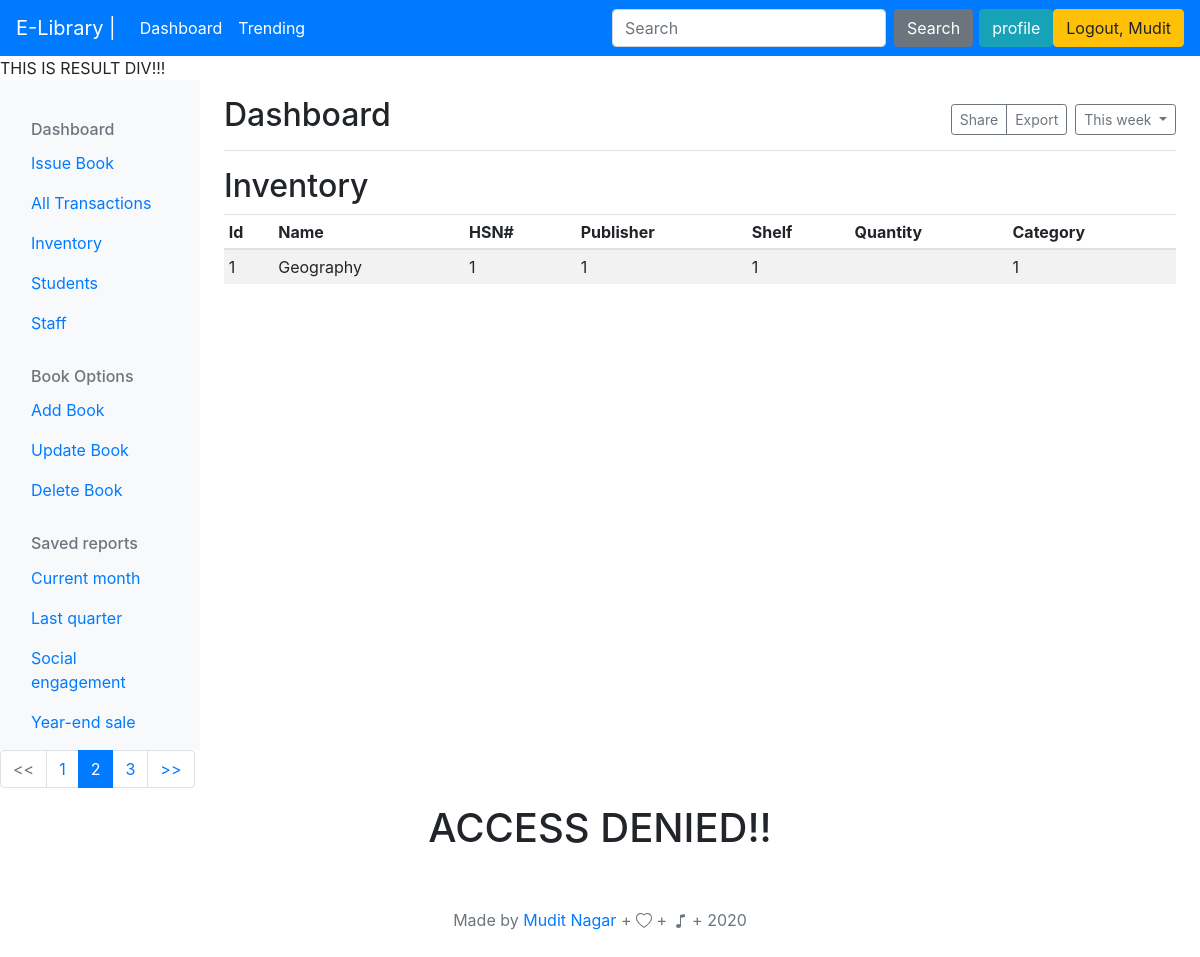
Before: /all_items_admin/ (signed in) with the older database file.
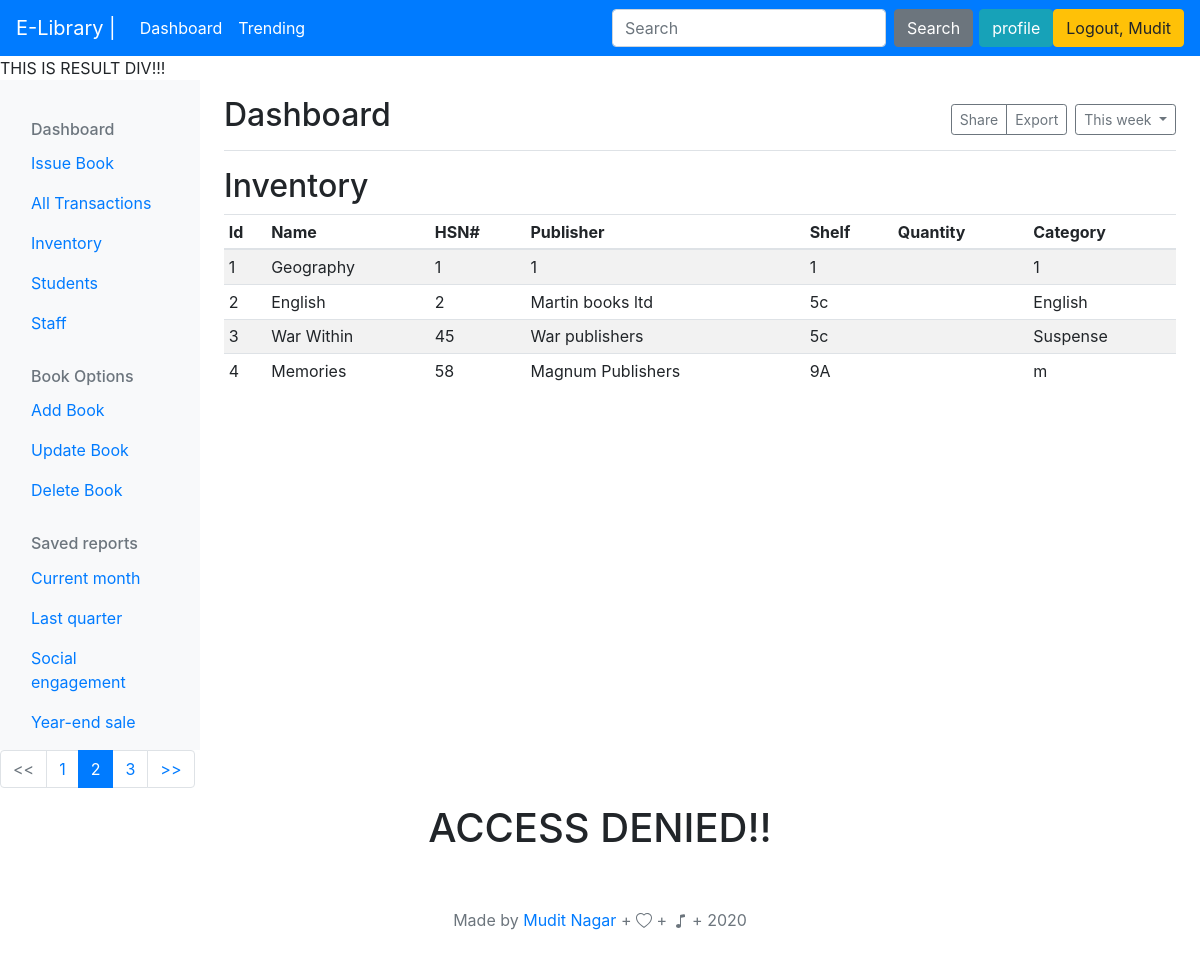
After: the same page with the newer database file.
### users/models.py (models this page shows, shortened)
class UserData(AbstractBaseUser):
    first_name                  =   models.CharField(max_length=10)
    last_name                   =   models.CharField(max_length=10)
    username                    =   models.CharField(max_length=10, default= "new_user")
    email                       =   models.EmailField(verbose_name="email", max_length= 60, unique=True)
    roll_no                     =   models.CharField(max_length=10)
    year_of_joining             =   models.IntegerField(default= 2020, null=True)
    is_admin                    =   models.BooleanField(verbose_name="admin status", default=False)
    is_staff                    =   models.BooleanField(verbose_name="staff status", default=False)
    is_superuser                =   models.BooleanField(verbose_name="superuser status", default=False)
    last_login                  =   models.DateField(verbose_name="last login", auto_now=True)
    phone                       =   models.CharField(max_length=10)
    USERNAME_FIELD              = 'email'
    REQUIRED_FIELDS             = ['phone', 'roll_no', 'first_name']
    objects                     = MyAccountManager()
    class Meta():
        verbose_name        = "User Detail Row"
        verbose_name_plural = "User Data"

### items/models.py (models this page shows, shortened)
class ItemDetails(models.Model):
    item_id             = models.IntegerField(primary_key=True, null=False, auto_created=True)
    item_name           = models.CharField(null=False, blank=False, max_length=50)
    hsn_code            = models.CharField(null=False, blank=False, max_length=20)
    publisher           = models.CharField(default="NULL", max_length=30)
    shelf               = models.CharField(default="NULL", max_length=30)
    item_quantity       = models.IntegerField(default=0,null = False)
    author              = models.CharField(default="Unknown", max_length=30)
    item_category       = models.CharField(default='None', max_length=15)
    item_quantity       = models.IntegerField(default=0, null=False)
    item_image          = models.ImageField(upload_to='static_cdn/img', null = True, blank= True)

### items/views.py (the view)
# urls.py: path('all_items_admin/', all_item_admin_view, name="all_items_admin"),
def all_item_admin_view(request):
    context = {}
    context['all_items'] = ItemDetails.objects.all()
    return render(request, 'items/all_items_admin.html', context)

### templates/items/all_items_admin.html (shortened to what this page needs)
{% extends 'base.html' %}
{% load static %}
{% block content %}
<link rel="stylesheet" href="https://stackpath.bootstrapcdn.com/bootstrap/4.5.0/css/bootstrap.min.css">
{%if request.user.is_authenticated %}
{%if request.user.is_admin%}
<div class="container-fluid">
  <div class="row">
    <nav id="sidebarMenu" class="col-md-3 col-lg-2 d-md-block bg-light sidebar collapse">
      <div class="sidebar-sticky pt-3">
        <ul class="nav flex-column">
          <h6 class="sidebar-heading d-flex justify-content-between align-items-center px-3 mt-4 mb-1 text-muted">
            <span>Dashboard</span>
          </h6>
          <li class="nav-item">
            <a class="nav-link"href="{% url 'add_txn' %}">
              Issue Book
            </a>
          </li>
          <li class="nav-item">
            <a class="nav-link" href="{% url 'txn'%}">
              All Transactions
            </a>
          </li>
          <li class="nav-item">
            <a class="nav-link" href="{% url 'all_items_admin'%}">
              Inventory
            </a>
          </li>
          <li class="nav-item">
            <a class="nav-link" href="{% url 'students' %}">
              Students
            </a>
          </li>
          <li class="nav-item">
            <a class="nav-link" href="#">
              Staff
            </a>
          </li>
          <h6 class="sidebar-heading d-flex justify-content-between align-items-center px-3 mt-4 mb-1 text-muted">
            <span>Book Options</span>
          </h6>
          <li class="nav-item">
            <a class="nav-link" href="{% url 'add_item'%}">
              Add Book
            </a>
          </li>
          <li class="nav-item">
            <a class="nav-link" href="{% url 'add_item'%}">
              Update Book
            </a>
          </li>
          <li class="nav-item">
            <a class="nav-link"href="{% url 'add_txn' %}">
              Delete Book
            </a>
          </li>
        </ul>
        <h6 class="sidebar-heading d-flex justify-content-between align-items-center px-3 mt-4 mb-1 text-muted">
          <span>Saved reports</span>
        </h6>
        <ul class="nav flex-column mb-2">
          <li class="nav-item">
            <a class="nav-link" href="#">
              Current month
            </a>
          </li>
          <li class="nav-item">
            <a class="nav-link" href="#">
              Last quarter
            </a>
          </li>
          <li class="nav-item">
            <a class="nav-link" href="#">
              Social engagement
            </a>
          </li>
          <li class="nav-item">
            <a class="nav-link" href="#">
              Year-end sale
            </a>
          </li>
        </ul>
      </div>
    </nav>
    <main role="main" class="col-md-9 ml-sm-auto col-lg-10 px-md-4">
      <div class="d-flex justify-content-between flex-wrap flex-md-nowrap align-items-center pt-3 pb-2 mb-3 border-bottom">
        <h1 class="h2">Dashboard</h1>
        <div class="btn-toolbar mb-2 mb-md-0">
          <div class="btn-group mr-2">
            <button type="button" class="btn btn-sm btn-outline-secondary">Share</button>
            <button type="button" class="btn btn-sm btn-outline-secondary">Export</button>
          </div>
          <button type="button" class="btn btn-sm btn-outline-secondary dropdown-toggle">
            This week
          </button>
        </div>
      </div>
      <h2>Inventory</h2>
      <div class="table-responsive">
        <table class="table table-striped table-sm">
          <thead>
            <tr>
              <th>Id</th>
              <th>Name</th>
              <th>HSN#</th>
              <th>Publisher</th>
              <th>Shelf</th>
              <th>Quantity</th>
              <th>Category</th>
            </tr>
          </thead>
          <tbody>
            {%for item in all_items %}
            <tr>
              <td>{{item.item_id}}</td>
              <td>{{item.item_name}}</td>
              <td>{{item.hsn_code}}</td>
              <td>{{item.publisher}}</td>
              <td>{{item.shelf}}</td>
              <td>{{item.quantity}}</td>
              <td>{{item.item_category}}</td>
            </tr>
            {%endfor%}
          </tbody>
        </table>
      </div>
    </main>
  </div>
</div>
<nav aria-label="Page navigation example align-cener">
  <ul class="pagination">
    <li class="page-item disabled">
      <a class="page-link" href="#" tabindex="-1"> << </a>
    </li>
    <li class="page-item"><a class="page-link" href="#">1</a></li>
    <li class="page-item active">
      <a class="page-link" href="#">2 <span class="sr-only">(current)</span></a>
    </li>
    <li class="page-item"><a class="page-link" href="#">3</a></li>
    <li class="page-item">
      <a class="page-link" href="#"> >> </a>
    </li>
  </ul>
</nav>
{% endif %}
<center><h1>ACCESS DENIED!!</h1></center>
{% endif %}
{% endblock content %}

### templates/base.html (shortened to what this page needs)
<!DOCTYPE html>
<html lang="en">
<head>
<link rel="stylesheet" href="https://stackpath.bootstrapcdn.com/bootstrap/4.5.0/css/bootstrap.min.css">
</head>
<nav class="navbar navbar-dark bg-primary navbar-expand-lg">
  <a class="navbar-brand" href="#">E-Library | </a>
  <div class="collapse navbar-collapse" id="navbarSupportedContent">
    <ul class="navbar-nav mr-auto">
      {%if request.user.is_authenticated %}
      {% if request.user.is_admin %}
      <li class="nav-item active">
        <a class="nav-link" href="{%url 'dash'%}">Dashboard</a>
      </li>
      {%endif%}
      {%endif%}
      <li class="nav-item">
        <a class="nav-link active" href="#">Trending</a>
      </li>
    </ul>
    <form class="form-inline my-2 my-lg-0" id="query_form" >
      <input class="form-control mr-sm-2" placeholder="Search" aria-label="Search" name='item_name'  id="query_databox">
      <button class="btn btn-secondary my-2 my-sm-0" name="query_data" id="search_submit" type="submit" style="margin-right: 6px;">Search</button>
    </form>
    {%if request.user.is_authenticated %}
    <a href="{% url 'profile' %}"><button type="button" class="btn btn-info">profile</button></a>
    <a href="{%url 'logout'%}"><button type="button" class="btn btn-warning">Logout, {{request.user.first_name}}</button></a>
    {%else%}
    <a href="{%url 'login' %}" ><button type="button" class="btn btn-warning">Login</button></a>
    &nbsp;
    <a href="{%url 'register' %}" ><button type="button" class="btn btn-warning">Register</button></a>
    {%endif%}
  </div>
</nav>
<body>
  <div id="result_div">
THIS IS RESULT DIV!!!
  </div>
  {% block content%}
  {% endblock content%}
</body>
<footer class="footer m-auto py-5" style="top: 100vh;;">
    <div class="container" style="text-align: center;">
      <span class="text-muted">Made by <a href="https://mdtngr.github.io/">Mudit Nagar </a>+
        +
       + 2020</span>
    </div>
  </footer>
</html>

Changed rows visible on the page:
added ItemDetails: item_id "2", item_name "English", hsn_code "2", publisher "Martin books ltd", shelf "5c", item_category "English"
added ItemDetails: item_id "3", item_name "War Within", hsn_code "45", publisher "War publishers", shelf "5c", item_category "Suspense"
added ItemDetails: item_id "4", item_name "Memories", hsn_code "58", publisher "Magnum Publishers", shelf "9A", item_category "m"
